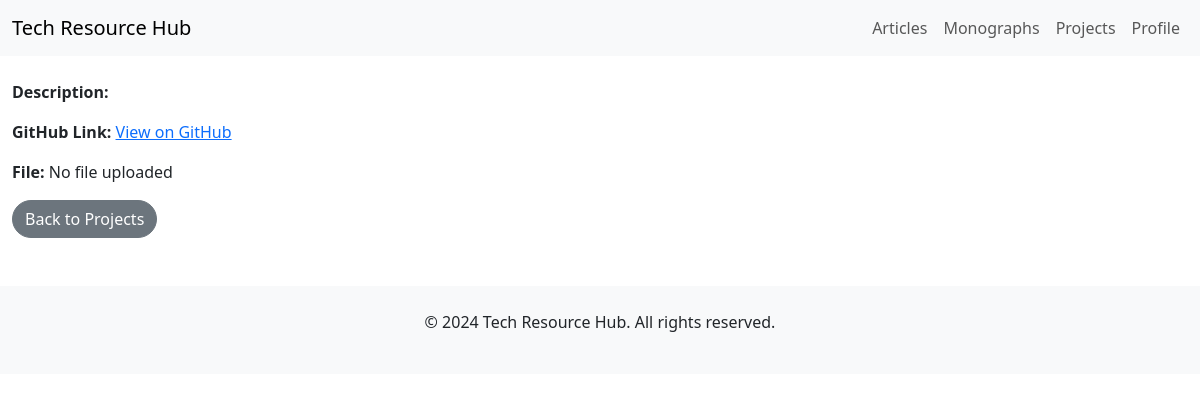
Page /projects/1 (signed in) on the earlier database version.
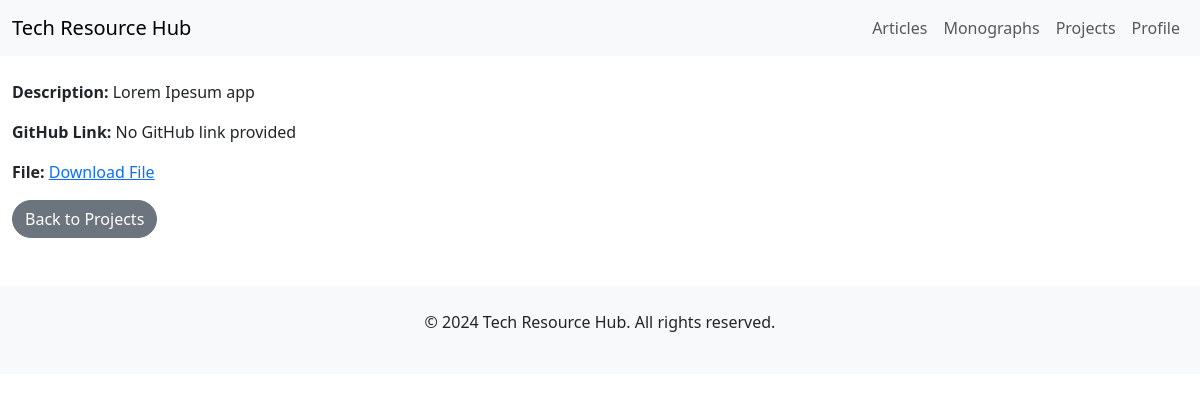
Same page on the later database version.
### resources/models.py (models this page shows, shortened)
class Project(models.Model):
    user = models.ForeignKey(User, on_delete=models.CASCADE, related_name='projects')
    project_name = models.CharField(max_length=200)
    abstract = models.TextField()
    github_link = models.URLField(blank=True, null=True)
    file = models.FileField(upload_to='projects/files/',blank=True, null=True)
    created_at = models.DateTimeField(auto_now_add=True)

### resources/views.py (the view)
# urls.py: path('projects/<int:pk>', views.project_detail, name='projects_detail'),
@login_required
def project_detail(request, pk):
    project = get_object_or_404(Project, pk=pk)
    return render(request, 'resources/project_detail.html', {'project': project})

### resources/templates/resources/project_detail.html (shortened to what this page needs)
{% extends 'resources/base.html' %}
{% block content %}
    <p><strong>Description:</strong> {{ project.abstract }}</p>
    <p><strong>GitHub Link:</strong> {% if project.github_link %}<a href="{{ project.github_link }}" target="_blank">View on GitHub</a>{% else %}No GitHub link provided{% endif %}</p>
    <p><strong>File:</strong> {% if project.file %}<a href="{{ project.file.url }}" download>Download File</a>{% else %}No file uploaded{% endif %}</p>
    <a href="{% url 'resources:projects' %}" class="btn btn-secondary">Back to Projects</a>
{% endblock %}

Differences in the rows shown:
now on this page (row edited): Project: abstract "Lorem Ipesum app"
Other differences:
text no longer shown: "View on GitHub No file uploaded"
text now shown: "No GitHub link provided Download File"
